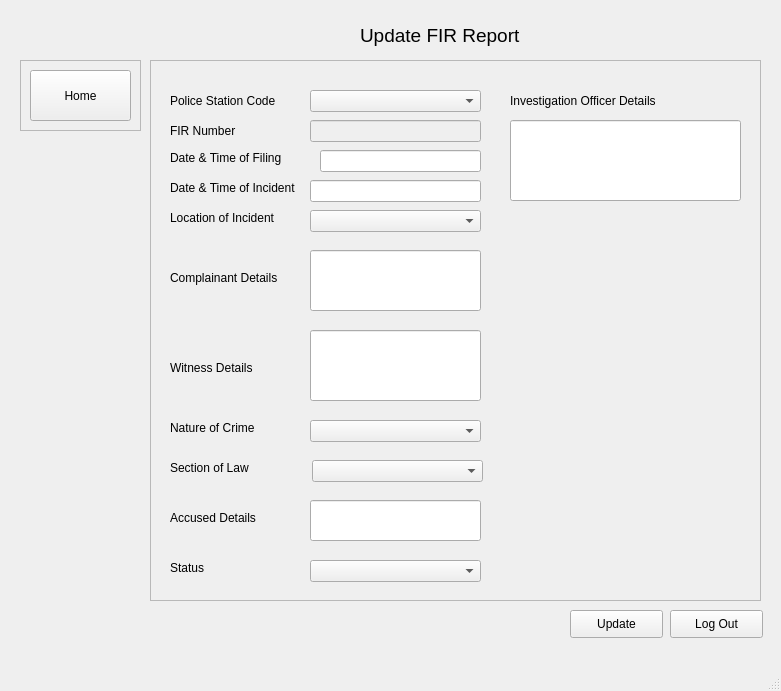
<?xml version="1.0" encoding="UTF-8"?>
<ui version="4.0">
 <class>MainWindow</class>
 <widget class="QMainWindow" name="MainWindow">
  <property name="geometry">
   <rect>
    <x>0</x>
    <y>0</y>
    <width>781</width>
    <height>691</height>
   </rect>
  </property>
  <property name="windowTitle">
   <string>MainWindow</string>
  </property>
  <widget class="QWidget" name="centralwidget">
   <widget class="QLabel" name="label_2">
    <property name="geometry">
     <rect>
      <x>360</x>
      <y>0</y>
      <width>311</width>
      <height>71</height>
     </rect>
    </property>
    <property name="font">
     <font>
      <pointsize>14</pointsize>
     </font>
    </property>
    <property name="text">
     <string>Update FIR Report</string>
    </property>
   </widget>
   <widget class="QPushButton" name="logout_button">
    <property name="geometry">
     <rect>
      <x>670</x>
      <y>610</y>
      <width>93</width>
      <height>28</height>
     </rect>
    </property>
    <property name="text">
     <string>Log Out</string>
    </property>
   </widget>
   <widget class="QPushButton" name="update_button">
    <property name="geometry">
     <rect>
      <x>570</x>
      <y>610</y>
      <width>93</width>
      <height>28</height>
     </rect>
    </property>
    <property name="text">
     <string>Update</string>
    </property>
   </widget>
   <widget class="QFrame" name="frame_2">
    <property name="geometry">
     <rect>
      <x>150</x>
      <y>60</y>
      <width>611</width>
      <height>541</height>
     </rect>
    </property>
    <property name="frameShape">
     <enum>QFrame::StyledPanel</enum>
    </property>
    <property name="frameShadow">
     <enum>QFrame::Raised</enum>
    </property>
    <widget class="QLabel" name="label_3">
     <property name="geometry">
      <rect>
       <x>20</x>
       <y>60</y>
       <width>81</width>
       <height>21</height>
      </rect>
     </property>
     <property name="text">
      <string>FIR Number</string>
     </property>
    </widget>
    <widget class="QLabel" name="label_7">
     <property name="geometry">
      <rect>
       <x>20</x>
       <y>90</y>
       <width>121</width>
       <height>16</height>
      </rect>
     </property>
     <property name="text">
      <string>Date &amp; Time of Filing</string>
     </property>
    </widget>
    <widget class="QLineEdit" name="fir_no">
     <property name="enabled">
      <bool>false</bool>
     </property>
     <property name="geometry">
      <rect>
       <x>160</x>
       <y>60</y>
       <width>171</width>
       <height>22</height>
      </rect>
     </property>
    </widget>
    <widget class="QLabel" name="label_12">
     <property name="geometry">
      <rect>
       <x>20</x>
       <y>150</y>
       <width>111</width>
       <height>16</height>
      </rect>
     </property>
     <property name="text">
      <string>Location of Incident</string>
     </property>
    </widget>
    <widget class="QLineEdit" name="complain_display">
     <property name="enabled">
      <bool>true</bool>
     </property>
     <property name="geometry">
      <rect>
       <x>160</x>
       <y>190</y>
       <width>171</width>
       <height>61</height>
      </rect>
     </property>
     <property name="text">
      <string/>
     </property>
    </widget>
    <widget class="QLabel" name="label_13">
     <property name="geometry">
      <rect>
       <x>20</x>
       <y>210</y>
       <width>121</width>
       <height>16</height>
      </rect>
     </property>
     <property name="text">
      <string>Complainant Details</string>
     </property>
    </widget>
    <widget class="QLabel" name="label_14">
     <property name="geometry">
      <rect>
       <x>20</x>
       <y>300</y>
       <width>91</width>
       <height>16</height>
      </rect>
     </property>
     <property name="text">
      <string>Witness Details</string>
     </property>
    </widget>
    <widget class="QLineEdit" name="witness_detail_display">
     <property name="enabled">
      <bool>true</bool>
     </property>
     <property name="geometry">
      <rect>
       <x>160</x>
       <y>270</y>
       <width>171</width>
       <height>71</height>
      </rect>
     </property>
    </widget>
    <widget class="QLabel" name="label_15">
     <property name="geometry">
      <rect>
       <x>20</x>
       <y>400</y>
       <width>91</width>
       <height>16</height>
      </rect>
     </property>
     <property name="text">
      <string>Section of Law</string>
     </property>
    </widget>
    <widget class="QLineEdit" name="accused_detail_display">
     <property name="enabled">
      <bool>true</bool>
     </property>
     <property name="geometry">
      <rect>
       <x>160</x>
       <y>440</y>
       <width>171</width>
       <height>41</height>
      </rect>
     </property>
     <property name="text">
      <string/>
     </property>
    </widget>
    <widget class="QLabel" name="label_16">
     <property name="geometry">
      <rect>
       <x>20</x>
       <y>450</y>
       <width>111</width>
       <height>16</height>
      </rect>
     </property>
     <property name="text">
      <string>Accused Details</string>
     </property>
    </widget>
    <widget class="QLabel" name="label_17">
     <property name="geometry">
      <rect>
       <x>20</x>
       <y>500</y>
       <width>111</width>
       <height>16</height>
      </rect>
     </property>
     <property name="text">
      <string>Status</string>
     </property>
    </widget>
    <widget class="QComboBox" name="status_combo">
     <property name="enabled">
      <bool>true</bool>
     </property>
     <property name="geometry">
      <rect>
       <x>160</x>
       <y>500</y>
       <width>171</width>
       <height>22</height>
      </rect>
     </property>
    </widget>
    <widget class="QLabel" name="label_18">
     <property name="geometry">
      <rect>
       <x>20</x>
       <y>360</y>
       <width>101</width>
       <height>16</height>
      </rect>
     </property>
     <property name="text">
      <string>Nature of Crime</string>
     </property>
    </widget>
    <widget class="QLabel" name="label_19">
     <property name="geometry">
      <rect>
       <x>360</x>
       <y>30</y>
       <width>171</width>
       <height>21</height>
      </rect>
     </property>
     <property name="text">
      <string>Investigation Officer Details</string>
     </property>
    </widget>
    <widget class="QLineEdit" name="officer_detail_display">
     <property name="enabled">
      <bool>true</bool>
     </property>
     <property name="geometry">
      <rect>
       <x>360</x>
       <y>60</y>
       <width>231</width>
       <height>81</height>
      </rect>
     </property>
    </widget>
    <widget class="QLabel" name="label_8">
     <property name="geometry">
      <rect>
       <x>20</x>
       <y>120</y>
       <width>141</width>
       <height>16</height>
      </rect>
     </property>
     <property name="text">
      <string>Date &amp; Time of Incident</string>
     </property>
    </widget>
    <widget class="QLabel" name="label_4">
     <property name="geometry">
      <rect>
       <x>20</x>
       <y>30</y>
       <width>121</width>
       <height>21</height>
      </rect>
     </property>
     <property name="text">
      <string>Police Station Code</string>
     </property>
    </widget>
    <widget class="QComboBox" name="station_combo">
     <property name="geometry">
      <rect>
       <x>160</x>
       <y>30</y>
       <width>171</width>
       <height>22</height>
      </rect>
     </property>
    </widget>
    <widget class="QComboBox" name="location_combo">
     <property name="geometry">
      <rect>
       <x>160</x>
       <y>150</y>
       <width>171</width>
       <height>22</height>
      </rect>
     </property>
    </widget>
    <widget class="QComboBox" name="nature_combo">
     <property name="geometry">
      <rect>
       <x>160</x>
       <y>360</y>
       <width>171</width>
       <height>22</height>
      </rect>
     </property>
    </widget>
    <widget class="QComboBox" name="section_combo">
     <property name="geometry">
      <rect>
       <x>162</x>
       <y>400</y>
       <width>171</width>
       <height>22</height>
      </rect>
     </property>
    </widget>
    <widget class="QLineEdit" name="date_file_display">
     <property name="geometry">
      <rect>
       <x>170</x>
       <y>90</y>
       <width>161</width>
       <height>22</height>
      </rect>
     </property>
    </widget>
    <widget class="QLineEdit" name="date_inc_display">
     <property name="geometry">
      <rect>
       <x>160</x>
       <y>120</y>
       <width>171</width>
       <height>22</height>
      </rect>
     </property>
    </widget>
   </widget>
   <widget class="QFrame" name="frame">
    <property name="geometry">
     <rect>
      <x>20</x>
      <y>60</y>
      <width>121</width>
      <height>71</height>
     </rect>
    </property>
    <property name="sizePolicy">
     <sizepolicy hsizetype="Expanding" vsizetype="Expanding">
      <horstretch>0</horstretch>
      <verstretch>0</verstretch>
     </sizepolicy>
    </property>
    <property name="frameShape">
     <enum>QFrame::StyledPanel</enum>
    </property>
    <property name="frameShadow">
     <enum>QFrame::Raised</enum>
    </property>
    <widget class="QPushButton" name="home_button">
     <property name="geometry">
      <rect>
       <x>10</x>
       <y>10</y>
       <width>101</width>
       <height>51</height>
      </rect>
     </property>
     <property name="sizePolicy">
      <sizepolicy hsizetype="Expanding" vsizetype="Expanding">
       <horstretch>0</horstretch>
       <verstretch>0</verstretch>
      </sizepolicy>
     </property>
     <property name="text">
      <string>Home</string>
     </property>
    </widget>
   </widget>
  </widget>
  <widget class="QMenuBar" name="menubar">
   <property name="geometry">
    <rect>
     <x>0</x>
     <y>0</y>
     <width>781</width>
     <height>26</height>
    </rect>
   </property>
  </widget>
  <widget class="QStatusBar" name="statusbar"/>
 </widget>
 <resources/>
 <connections/>
</ui>
